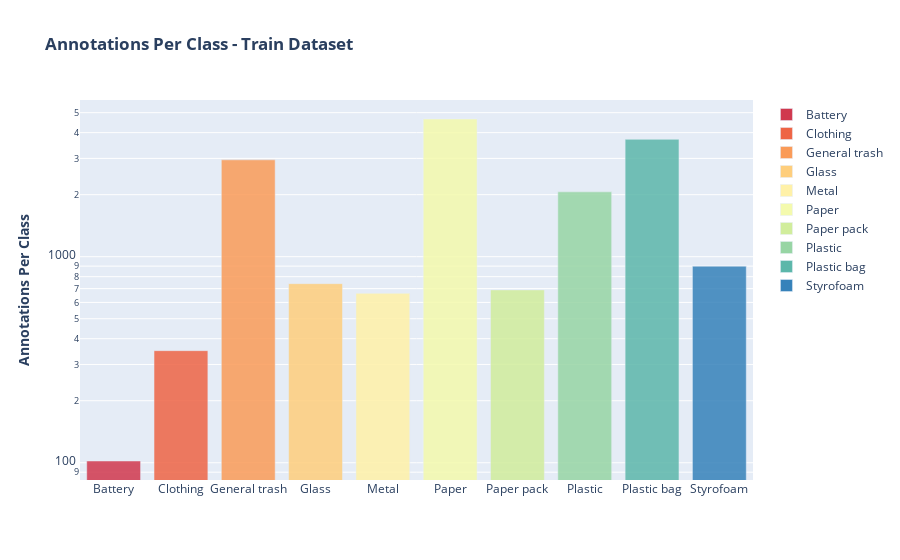

Write notebook code for a chart like this one.
### Code cell
fig = px.bar(TrainDataset_df.class_name.value_counts().sort_index(), 
             color=train_df.class_name.value_counts().sort_index().index, opacity=0.85,
             color_discrete_sequence=LABEL_COLORS, log_y=True,
             labels={"y":"Annotations Per Class", "x":""},
             title="<b>Annotations Per Class - Train Dataset</b>",)
fig.update_layout(legend_title=None,
                  xaxis_title="",
                  yaxis_title="<b>Annotations Per Class</b>")

fig.show()

### Figure 1 — Plotly figure (JSON) as saved in the notebook; plotly's stock layout.template omitted (floating-point values rounded to 4 significant figures)
{"data": [{"alignmentgroup": "True", "hovertemplate": "color=Battery<br>index=%{x}<br>value=%{y}<extra></extra>", "legendgroup": "Battery", "marker": {"color": "rgb(208, 56, 78)", "opacity": 0.85, "pattern": {"shape": ""}}, "name": "Battery", "offsetgroup": "Battery", "orientation": "v", "showlegend": true, "textposition": "auto", "type": "bar", "x": ["Battery"], "xaxis": "x", "y": [102], "yaxis": "y"}, {"alignmentgroup": "True", "hovertemplate": "color=Clothing<br>index=%{x}<br>value=%{y}<extra></extra>", "legendgroup": "Clothing", "marker": {"color": "rgb(238, 100, 69)", "opacity": 0.85, "pattern": {"shape": ""}}, "name": "Clothing", "offsetgroup": "Clothing", "orientation": "v", "showlegend": true, "textposition": "auto", "type": "bar", "x": ["Clothing"], "xaxis": "x", "y": [350], "yaxis": "y"}, {"alignmentgroup": "True", "hovertemplate": "color=General trash<br>index=%{x}<br>value=%{y}<extra></extra>", "legendgroup": "General trash", "marker": {"color": "rgb(250, 155, 88)", "opacity": 0.85, "pattern": {"shape": ""}}, "name": "General trash", "offsetgroup": "General trash", "orientation": "v", "showlegend": true, "textposition": "auto", "type": "bar", "x": ["General trash"], "xaxis": "x", "y": [2952], "yaxis": "y"}, {"alignmentgroup": "True", "hovertemplate": "color=Glass<br>index=%{x}<br>value=%{y}<extra></extra>", "legendgroup": "Glass", "marker": {"color": "rgb(254, 206, 124)", "opacity": 0.85, "pattern": {"shape": ""}}, "name": "Glass", "offsetgroup": "Glass", "orientation": "v", "showlegend": true, "textposition": "auto", "type": "bar", "x": ["Glass"], "xaxis": "x", "y": [740], "yaxis": "y"}, {"alignmentgroup": "True", "hovertemplate": "color=Metal<br>index=%{x}<br>value=%{y}<extra></extra>", "legendgroup": "Metal", "marker": {"color": "rgb(255, 241, 168)", "opacity": 0.85, "pattern": {"shape": ""}}, "name": "Metal", "offsetgroup": "Metal", "orientation": "v", "showlegend": true, "textposition": "auto", "type": "bar", "x": ["Metal"], "xaxis": "x", "y": [664], "yaxis": "y"}, {"alignmentgroup": "True", "hovertemplate": "color=Paper<br>index=%{x}<br>value=%{y}<extra></extra>", "legendgroup": "Paper", "marker": {"color": "rgb(244, 250, 173)", "opacity": 0.85, "pattern": {"shape": ""}}, "name": "Paper", "offsetgroup": "Paper", "orientation": "v", "showlegend": true, "textposition": "auto", "type": "bar", "x": ["Paper"], "xaxis": "x", "y": [4659], "yaxis": "y"}, {"alignmentgroup": "True", "hovertemplate": "color=Paper pack<br>index=%{x}<br>value=%{y}<extra></extra>", "legendgroup": "Paper pack", "marker": {"color": "rgb(209, 237, 156)", "opacity": 0.85, "pattern": {"shape": ""}}, "name": "Paper pack", "offsetgroup": "Paper pack", "orientation": "v", "showlegend": true, "textposition": "auto", "type": "bar", "x": ["Paper pack"], "xaxis": "x", "y": [690], "yaxis": "y"}, {"alignmentgroup": "True", "hovertemplate": "color=Plastic<br>index=%{x}<br>value=%{y}<extra></extra>", "legendgroup": "Plastic", "marker": {"color": "rgb(151, 213, 164)", "opacity": 0.85, "pattern": {"shape": ""}}, "name": "Plastic", "offsetgroup": "Plastic", "orientation": "v", "showlegend": true, "textposition": "auto", "type": "bar", "x": ["Plastic"], "xaxis": "x", "y": [2064], "yaxis": "y"}, {"alignmentgroup": "True", "hovertemplate": "color=Plastic bag<br>index=%{x}<br>value=%{y}<extra></extra>", "legendgroup": "Plastic bag", "marker": {"color": "rgb(92, 183, 170)", "opacity": 0.85, "pattern": {"shape": ""}}, "name": "Plastic bag", "offsetgroup": "Plastic bag", "orientation": "v", "showlegend": true, "textposition": "auto", "type": "bar", "x": ["Plastic bag"], "xaxis": "x", "y": [3713], "yaxis": "y"}, {"alignmentgroup": "True", "hovertemplate": "color=Styrofoam<br>index=%{x}<br>value=%{y}<extra></extra>", "legendgroup": "Styrofoam", "marker": {"color": "rgb(54, 130, 186)", "opacity": 0.85, "pattern": {"shape": ""}}, "name": "Styrofoam", "offsetgroup": "Styrofoam", "orientation": "v", "showlegend": true, "textposition": "auto", "type": "bar", "x": ["Styrofoam"], "xaxis": "x", "y": [900], "yaxis": "y"}], "layout": {"autosize": true, "barmode": "relative", "legend": {"title": {}, "tracegroupgap": 0}, "title": {"text": "<b>Annotations Per Class - Train Dataset</b>"}, "xaxis": {"anchor": "y", "autorange": true, "domain": [0, 1], "range": [-0.5, 9.5], "title": {"text": ""}, "type": "category"}, "yaxis": {"anchor": "x", "autorange": true, "domain": [0, 1], "range": [1.916, 3.76], "title": {"text": "<b>Annotations Per Class</b>"}, "type": "log"}}}
